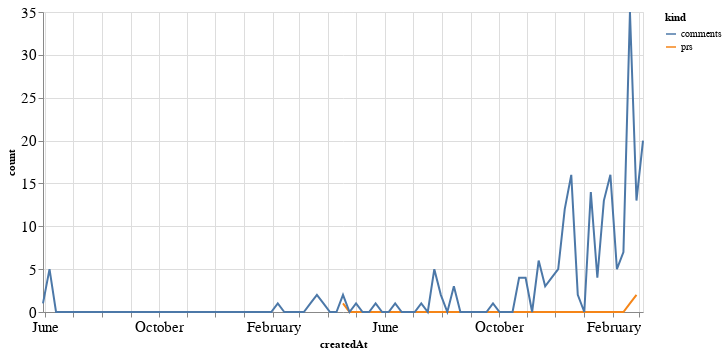

Write notebook code for a chart like this one.
### Code cell
alt.Chart(total_time, width=600).mark_line().encode(
    x='createdAt',
    y='count',
    color='kind'
)

### Figure 1 — Vega-Lite specification as saved in the notebook (floating-point values rounded to 4 significant figures; data arrays with more than 128 entries replaced by an {"elided": "..."} marker saying what was removed)
{"config": {"axisLeft": {"labelFontSize": 15}, "axisBottom": {"labelFontSize": 15}}, "data": {"name": "data-825196c78cce93828371aa9df7d0f6fc"}, "mark": "line", "encoding": {"color": {"field": "kind", "type": "nominal"}, "x": {"field": "createdAt", "type": "temporal"}, "y": {"field": "count", "type": "quantitative"}}, "width": 600, "$schema": "https://vega.github.io/schema/vega-lite/v4.17.0.json", "datasets": {"data-825196c78cce93828371aa9df7d0f6fc": {"elided": "186 records"}}}
